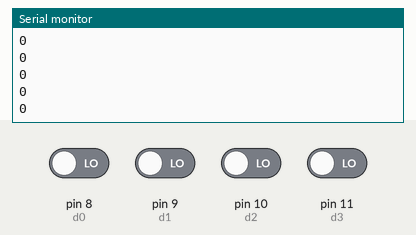
A sketch run on a simulated Arduino Uno, built with avr-gcc and run on an emulated ATmega328P. Shown: the last lines printed to the serial monitor. Inputs (shaded band) come from the test bench; at power-on: pin 8 (d0), pin 9 (d1), pin 10 (d2), pin 11 (d3) LOW.

Above: at 1.2 s.
1.3 s: pin 8 (d0) driven HIGH
At 2.2 s:
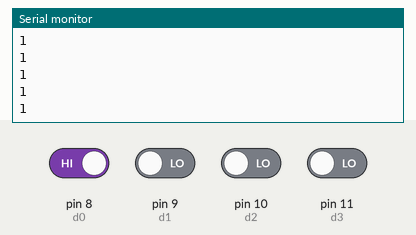
2.8 s: pin 9 (d1) driven HIGH
At 3.4 s:
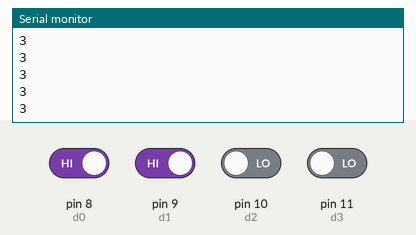
4.3 s: pin 10 (d2) driven HIGH
At 5.4 s:
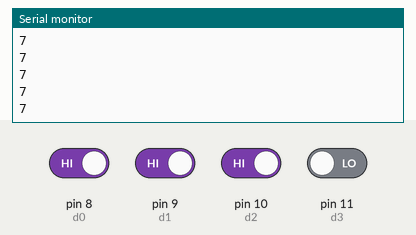
5.8 s: pin 11 (d3) driven HIGH
At 6.8 s:
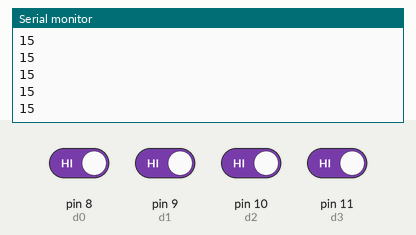
7.3 s: pin 8 (d0) driven LOW
At 7.8 s:
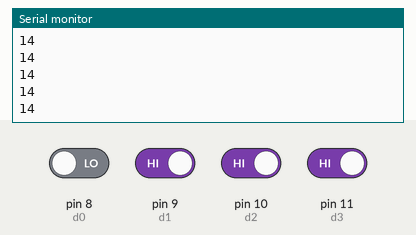
Timing chart, 0 to 8.4 s (numbered marks = the images above; inputs shaded):
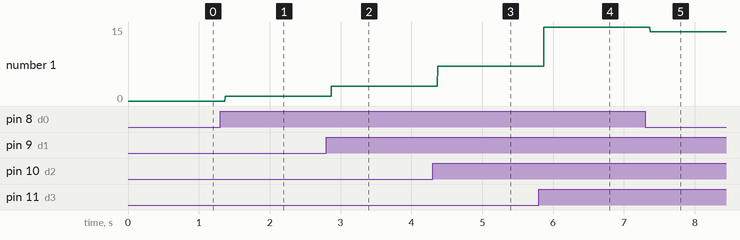

Measured:
- after the input at 1.3 s, the serial monitor: prints a new line after 0.07 s (image 1)
- after the input at 2.8 s, the serial monitor: prints a new line after 0.07 s (image 2)
- after the input at 4.3 s, the serial monitor: prints a new line after 0.07 s (image 3)
- after the input at 5.8 s, the serial monitor: prints a new line after 0.07 s (image 4)
- after the input at 7.3 s, the serial monitor: prints a new line after 0.07 s (image 5)
- plotted number 1: 0 → 1 after the input at 1.3 s, 1 → 3 after the input at 2.8 s, 3 → 7 after the input at 4.3 s, 7 → 15 after the input at 5.8 s, 15 → 14 after the input at 7.3 s

The sketch:

DTMF1.ino
```cpp
#define d0 8
#define d1 9
#define d2 10
#define d3 11
#define dv 12

int data;

void setup() {
  // put your setup code here, to run once:
  Serial.begin(9600);

  pinMode(d0,INPUT);
  pinMode(d1,INPUT);
  pinMode(d2,INPUT);
  pinMode(d3,INPUT);
  pinMode(dv,INPUT);


}

void loop() {
  // put your main code here, to run repeatedly:

  //if(digitalRead(dv)==HIGH)
  //{
   data=0;
   if(digitalRead(d0)==HIGH)
   data=data+1;
   if(digitalRead(d1)==HIGH)
   data=data+2;
   if(digitalRead(d2)==HIGH)
   data=data+4;
   if(digitalRead(d3)==HIGH)
   data=data+8;

    Serial.println(data);
//  }

}
```
